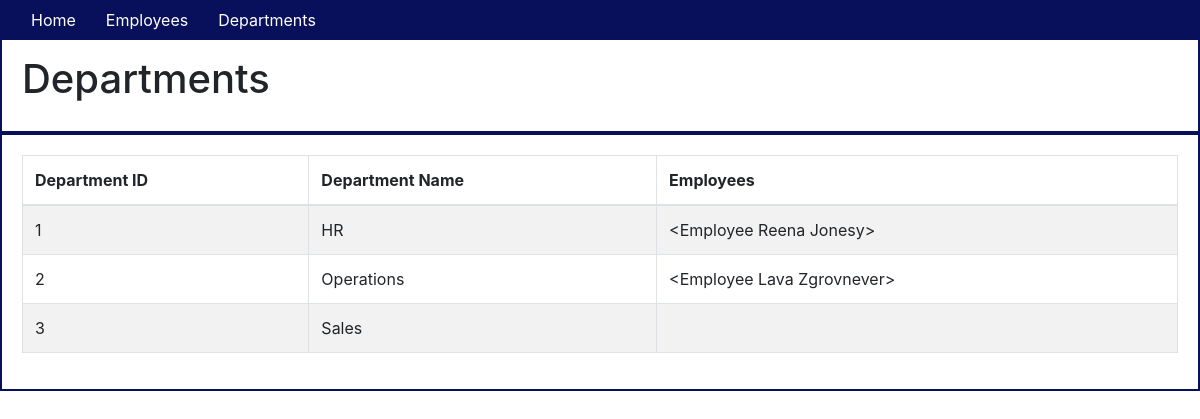
/departments, run on an earlier commit of the app's database.
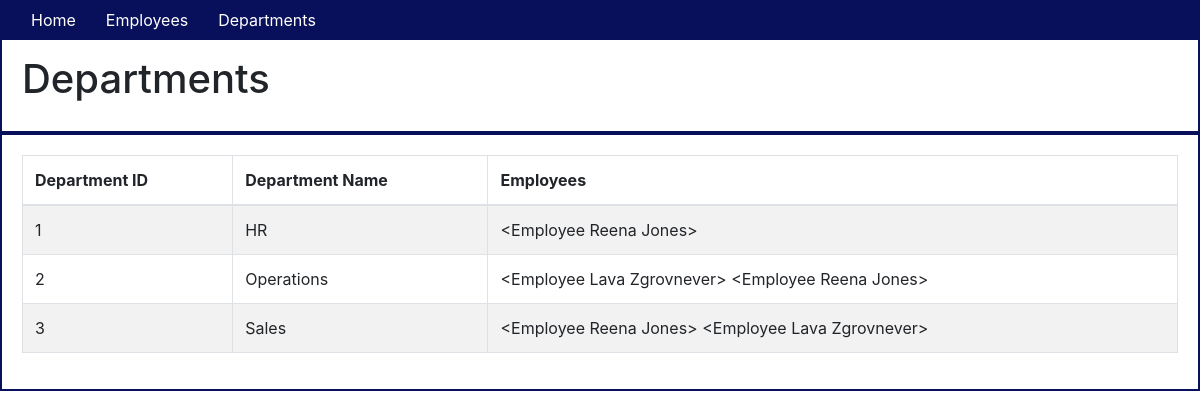
And on a later commit of the database.
### app/models.py (models this page shows, shortened)
class Department(db.Model):
    id = db.Column(db.Integer, primary_key=True)
    name = db.Column(db.String(64))
    employees = db.relationship('Employee', secondary=links, backref='department', lazy='dynamic')

class Employee(db.Model):
    id = db.Column(db.Integer, primary_key=True)
    first_name = db.Column(db.String(64))
    last_name = db.Column(db.String(64), index=True)
    departments = db.relationship('Department', secondary=links, backref='employee', lazy='dynamic')
    def __repr__(self):
        return '<Employee {} {}>'.format(self.first_name, self.last_name)

### app/routes.py (the view)
@app.route('/departments')
def show_departments():
    employees = Employee.query.all()
    departments = Department.query.all()
    return render_template('departments.html', title="Departments", employees=employees, departments=departments)

### app/templates/departments.html
{% extends "base.html" %} {% block content %}
<div class="container-fluid">
    <div class="row">
        <h1>Departments</h1>
    </div>
    <div class="row">
        <table class="table table-striped table-bordered">
            <thead>
                <th>Department ID</th>
                <th>Department Name</th>
                <th>Employees</th>
            </thead>
            <tbody>
                {% for department in departments %}
                <tr>
                    <td>{{department.id}}</td>
                    <td>{{department.name}}</td>
                    <td>
                        {% for department_employee in department.employees %} {{department_employee}} {% endfor %}
                    </td>
                </tr>
                {% endfor %}
            </tbody>
        </table>
    </div>
</div>
{% endblock %}

What changed in the data, as far as the page shows it:
changed Employee: first_name+last_name "<Employee Reena Jonesy>" → "<Employee Reena Jones>"
changed Department "Operations": gains Employee (first_name+last_name "<Employee Reena Jones>")
changed Department "Sales": gains Employee (first_name+last_name "<Employee Reena Jones>"); gains Employee (first_name+last_name "<Employee Lava Zgrovnever>")
